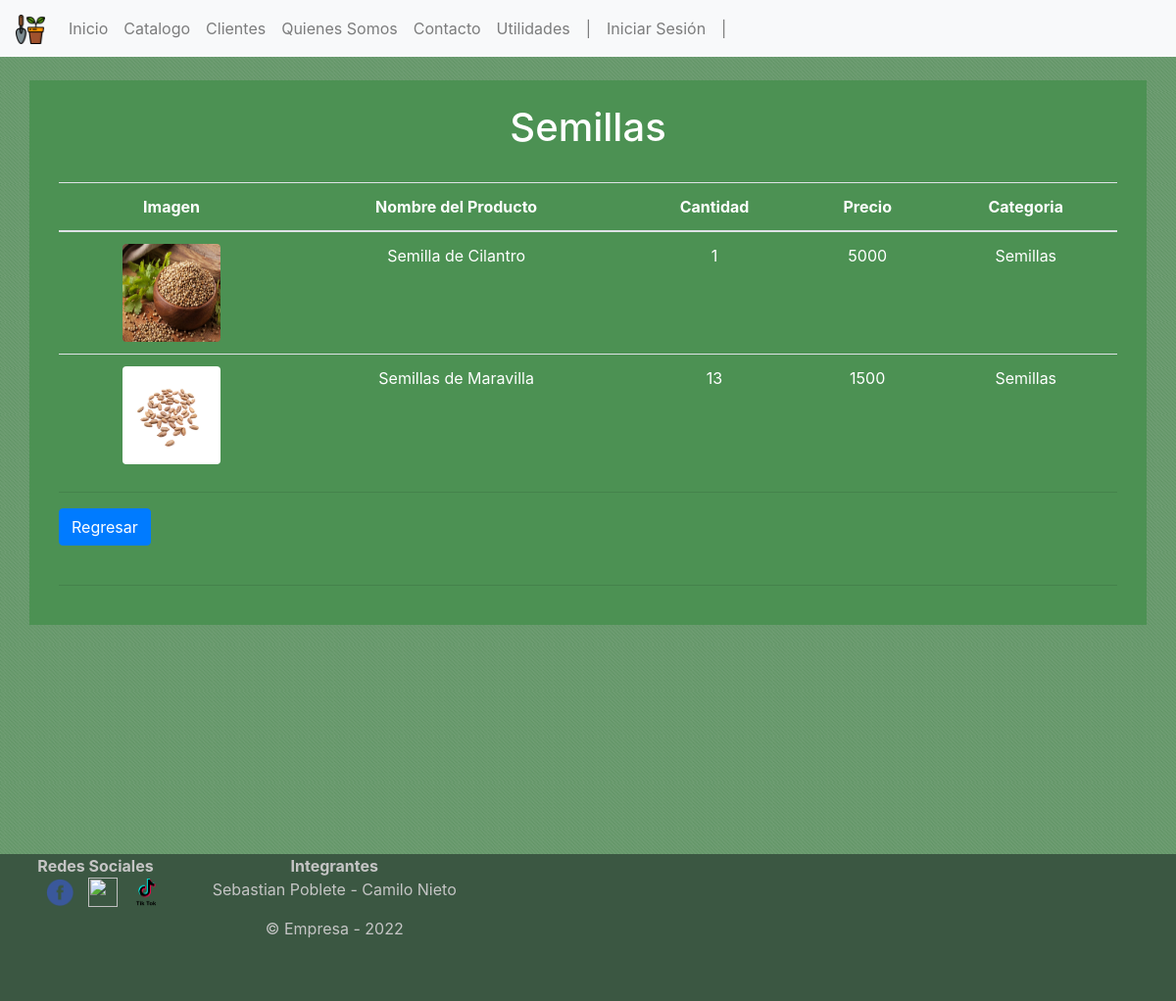
The app's page /catalogo_semilla/ with its own data.
### Jardineria/models.py (models this page shows, shortened)
class Producto (models.Model):
    foto = models.ImageField(upload_to="Producto", null=True, blank=True)
    nombre = models.CharField(max_length=40 ,primary_key=True, verbose_name='Nombre')
    cantidad = models.IntegerField(verbose_name='Cantidad Disponible')
    precio = models.IntegerField(verbose_name='Precio')
    categoria = models.ForeignKey(Categoria, on_delete=models.CASCADE)

class Categoria (models.Model):
    idCategoria = models.IntegerField(primary_key=True, verbose_name='ID de Categoría')
    nombreCategoria = models.CharField(max_length=40, verbose_name='Nombre de Categoría')
    def __str__(self):
        return self.nombreCategoria

### Jardineria/views.py (the view)
def catalogo_semilla (request):
    producto = Producto.objects.filter(categoria = 1)
    datos = {
        'producto' : producto
        }
    return render(request, 'Catalogo_semilla.html',datos)

### Jardineria/templates/Catalogo_semilla.html (shortened to what this page needs)
<!DOCTYPE html>
<html lang="en">
<head>
    {% load static %}
    <link rel="stylesheet" href="{% static 'css/Estilos.css' %}">
    <link href="{% static 'css/bootstrap.min.css' %}" type="text/css" rel="stylesheet">
    <link rel="stylesheet" href="https://cdn.jsdelivr.net/npm/bootstrap@4.6.1/dist/css/bootstrap.min.css">
</head>
<body>
    <body background="{% static 'img/Imagenes/Color1.png'%}">
    <nav class="navbar navbar-expand-sm navbar-light bg-light">
    {% load static %}
    <a class="navbar-brand" href="#">
        <img src="{% static 'img/Logotipos/Logo.png'%}" width="30" height="30" alt="">
    </a>
    <div class="collapse navbar-collapse" id="opciones">
        <ul class="navbar-nav">
            <li class="nav-item">
                <a class="nav-link" href="{% url 'inicio' %}" onmouseover="style.color = 'green'" onmouseout="style.color= 'grey'">Inicio </a>
            </li>
            <li class="nav-item">
                <a class="nav-link" href="{% url 'catalogo' %}" onmouseover="style.color = 'green'" onmouseout="style.color= 'grey'">Catalogo</a>
            </li>
            <li class="nav-item">
                <a class="nav-link" href="{% url 'galeria_cliente' %}" onmouseover="style.color = 'green'" onmouseout="style.color= 'grey'">Clientes</a>
            </li>
            <li class="nav-item">
                <a class="nav-link" href="{% url 'somos' %}" onmouseover="style.color = 'green'" onmouseout="style.color= 'grey'">Quienes Somos</a>
            </li>
            <li class="nav-item">
                <a class="nav-link" href="{% url 'contacto' %}" onmouseover="style.color = 'green'" onmouseout="style.color= 'grey'">Contacto</a>
            </li>
            <li class="nav-item">
                <a class="nav-link" href="{% url 'utilidades' %}" onmouseover="style.color = 'green'" onmouseout="style.color= 'grey'">Utilidades</a>
            </li>
            {% if user.is_authenticated %}
            <li class="nav-item">
                <a class="nav-link" href="#" onmouseover="style.color = 'green'" onmouseout="style.color= 'grey'">|</a>
            </li>
            <li class="nav-item">
                <a class="nav-link" href="{% url 'inventario' %}" onmouseover="style.color = 'green'" onmouseout="style.color= 'grey'">Productos</a>
            <li class="nav-item">
                <a class="nav-link" href="{% url 'peticiones_contacto' %}" onmouseover="style.color = 'green'" onmouseout="style.color= 'grey'">Peticiones</a>
            </li>
            <li class="nav-item">
                <a class="nav-link" href="{% url 'cliente' %}" onmouseover="style.color = 'green'" onmouseout="style.color= 'grey'">Cliente</a>
            </li>
            <li class="nav-item">
                <a class="nav-link" href="#" onmouseover="style.color = 'green'" onmouseout="style.color= 'grey'">|</a>
            </li>
            <a class="nav-link" href="{% url 'logout' %}" onmouseover="style.color = 'green'" onmouseout="style.color= 'grey'">Cerrar Sesión</a>
            <li class="nav-item">
                <a class="nav-link" href="#" onmouseover="style.color = 'green'" onmouseout="style.color= 'grey'">|</a>
            </li>
            <li class="nav-item">
                <a class="nav-link" href="#" onmouseover="style.color = 'green'" onmouseout="style.color= 'grey'">Usuario: {{user.username}}</a>
            </li>
            {% else %}
            <li class="nav-item">
                <a class="nav-link" href="#" onmouseover="style.color = 'green'" onmouseout="style.color= 'grey'">|</a>
            </li>
            <a class="nav-link" href="{% url 'login' %}" onmouseover="style.color = 'green'" onmouseout="style.color= 'grey'">Iniciar Sesión</a>
            {% endif %}
            <li class="nav-item">
                <a class="nav-link" href="#" onmouseover="style.color = 'green'" onmouseout="style.color= 'grey'">|</a>
            </li>
        </ul>
    </div>
    </nav>
    <br>
<div class="container ColorContacto2" >
    <br>
    <div  style="overflow-x:auto;"class="container">
        <h1 class="colorRG">Semillas</h1>
        <br>
        <table class="table">
            <thead class="colorRG">
                <tr>
                    <th>Imagen</th>
                    <th>Nombre del Producto </th>
                    <th>Cantidad </th>
                    <th>Precio </th>
                    <th>Categoria</th>
                </tr>
            </thead>
            <tbody class="colorRG">
            {% for pro in producto %}
                <tr>
                    <td>{% if pro.foto %}
                    <img src="{{ pro.foto.url}}" class="rounded"width="100" height="100">
                    {% endif %}</td>
                    <td>{{ pro.nombre }}</td>
                    <td>{{ pro.cantidad }}</td>
                    <td>{{ pro.precio }}</td>
                    <td>{{ pro.categoria }}</td>
                </tr>
            {% endfor %}
            </tbody>
        </table>
        <hr>
        <a href= "{% url 'catalogo' %}" class="btn btn-primary" value="Limpiar">Regresar</a>
        <br>
        <br>
        <hr>
        <br>
    </div>
</div>
        <br>
        <br>
        <br>
        <br>
        <br>
        <br>
        <br>
        <br>
        <br>
        <br>
        <br>
        <br>
        <br>
        <br>
        <br>
        <br>
  <footer>
    <div class="row col-12">
        <div class="col-lg-2">
          <strong> Redes Sociales</strong>
            <div class="center-block">
              <a href="#"><img  src="{% static 'img/Logotipos/Facebook.png'%}"  alt="" width="30px" height="30px" style=" margin-left: 15px;">  </a>
              <a href="#"><img  src="{% static 'img/Logotipos/Instagram.png'%}" alt="" width="30px" height="30px" style=" margin-left: 10px;">  </a>
              <a href="#"><img  src="{% static 'img/Logotipos/TikTok.png'%}"    alt="" width="30px" height="30px" style=" margin-left: 10px;">  </a>
            </div>
        </div>
            <div class="col-lg-3">
                <strong>Integrantes</strong>
                <P>Sebastian Poblete - Camilo Nieto </P>
                <p>&copy; Empresa - 2022</p>
            </div>
        </div>
  </footer>
</body>
</html>

### Jardineria/static/css/estilos.css (style rules this page uses)
html { min-height: 100%; position: relative; }
body { margin: 0; margin-bottom: 40px; }
footer { background-color: #3b5742; position: absolute; height: 150px; bottom: 0; width: 100%; margin-top: 5px; color: #c5c5c5; text-align: center; }
.ColorContacto2 { background-color: #4c9153; color: rgb(255, 255, 255); }
.colorRG { color: white; text-align: center; }

### records on screen
Producto: foto (picture), nombre "Semilla de Cilantro", cantidad "1", precio "5000", categoria "Semillas"
Producto: foto (picture), nombre "Semillas de Maravilla", cantidad "13", precio "1500", categoria "Semillas"
